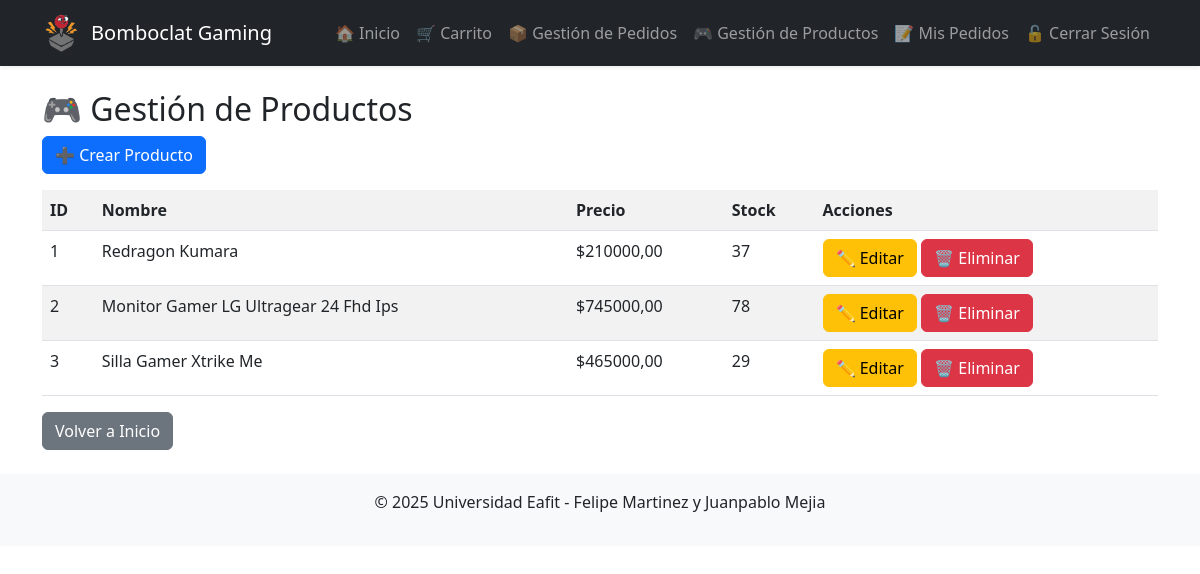
The app's page /admin-core/productos/ (signed in) with its own data.
### core/models.py (models this page shows, shortened)
class Producto(models.Model):
    nombre = models.CharField(max_length=200)
    descripcion = models.TextField()
    precio = models.DecimalField(max_digits=10, decimal_places=2)
    stock = models.PositiveIntegerField()
    categoria = models.ForeignKey(Categoria, on_delete=models.CASCADE)

### core/views.py (the view)
# urls.py: path('admin-core/productos/', views.admin_productos, name='admin_productos'),
@staff_member_required
def admin_productos(request):
    productos = Producto.objects.all()
    return render(request, 'admin_core/admin_productos.html', {'productos': productos})

### core/templates/admin_core/admin_productos.html (shortened to what this page needs)
{% extends "base.html" %}
{% block content %}
<h2>🎮 Gestión de Productos</h2>
<a href="{% url 'crear_producto' %}" class="btn btn-primary mb-3">➕ Crear Producto</a>
<table class="table table-striped">
    <tr>
        <th>ID</th>
        <th>Nombre</th>
        <th>Precio</th>
        <th>Stock</th>
        <th>Acciones</th>
    </tr>
    {% for producto in productos %}
    <tr>
        <td>{{ producto.id }}</td>
        <td>{{ producto.nombre }}</td>
        <td>${{ producto.precio }}</td>
        <td>{{ producto.stock }}</td>
        <td>
            <a href="{% url 'editar_producto' producto.id %}" class="btn btn-warning">✏️ Editar</a>
            <a href="{% url 'eliminar_producto' producto.id %}" class="btn btn-danger">🗑️ Eliminar</a>
        </td>
    </tr>
    {% endfor %}
</table>
<a href="{% url 'home' %}" class="btn btn-secondary">Volver a Inicio</a>
{% endblock %}

### records on screen
Producto: id "1", nombre "Redragon Kumara", precio "210000,00", stock "37"
Producto: id "2", nombre "Monitor Gamer LG Ultragear 24 Fhd Ips", precio "745000,00", stock "78"
Producto: id "3", nombre "Silla Gamer Xtrike Me", precio "465000,00", stock "29"
